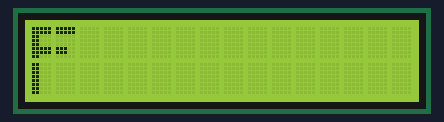
Recording of a sketch running on a simulated Arduino Uno, built with avr-gcc and run on an emulated ATmega328P. Shown: 16×2 character LCD.

Above: at 0.1 s.
At 0.6 s:
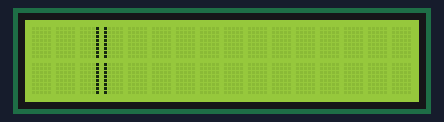
At 1.1 s:
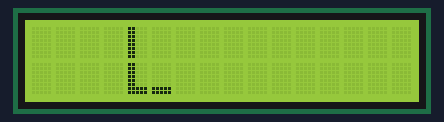
At 2.1 s:
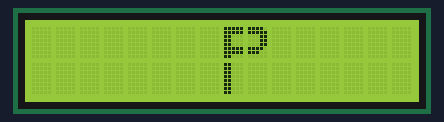
At 3.2 s:
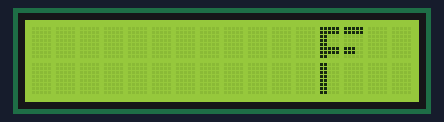
At 4.7 s:
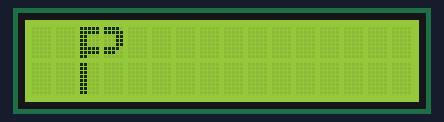

The sketch:

filipeplop.ino
```cpp
/*
Demonstrates the use a 16x2 LCD display.  The LiquidCrystal
library works with all LCD displays that are compatible with the Hitachi HD44780 driver.

This sketch is used for testing the lcd.createChar function.

TITLE: Thumbs Up

Demo by JO3RI

www.JO3RI.be/arduino
*/

// include the library code:
#include  <LiquidCrystal.h>

// initialize the library with the numbers of the interface pins:
LiquidCrystal lcd(8,9,4,5,6,7);

void setup() {
  // set up the LCD's number of columns and rows:
  lcd.begin(16,2);
  // clear the LCD screen:
  lcd.clear();
}

byte FAA[8] = {
  0b11111,
  0b11111,
  0b11000,
  0b11000,
  0b11000,
  0b11111,
  0b11111,
  0b11000
};
byte FBA[8] = {
  0b11000,
  0b11000,
  0b11000,
  0b11000,
  0b11000,
  0b11000,
  0b11000,
  0b11000
};
byte FAB[8] = {
  0b11111,
  0b11111,
  0b00000,
  0b00000,
  0b00000,
  0b11100,
  0b11100,
  0b00000
};
byte blank[8] = {
  0b00000,
  0b00000,
  0b00000,
  0b00000,
  0b00000,
  0b00000,
  0b00000,
  0b00000
};
byte IA[8] = {
  0b00001,
  0b00001,
  0b00001,
  0b00001,
  0b00001,
  0b00001,
  0b00001,
  0b00001
};
byte IB[8] = {
  0b10000,
  0b10000,
  0b10000,
  0b10000,
  0b10000,
  0b10000,
  0b10000,
  0b10000
};
byte LAA[8] = {
  0b11000,
  0b11000,
  0b11000,
  0b11000,
  0b11000,
  0b11000,
  0b11000,
  0b11000
};
byte LBA[8] = {
  0b11000,
  0b11000,
  0b11000,
  0b11000,
  0b11000,
  0b11000,
  0b11111,
  0b11111
};
byte LBB[8] = {
  0b00000,
  0b00000,
  0b00000,
  0b00000,
  0b00000,
  0b00000,
  0b11111,
  0b11111
};
byte PAB[8] = {
  0b11110,
  0b11111,
  0b00011,
  0b00011,
  0b00011,
  0b11110,
  0b11100,
  0b00000
};
byte EAA[8] = {
  0b11111,
  0b11111,
  0b11000,
  0b11000,
  0b11000,
  0b11000,
  0b11000,
  0b11111
};
byte EBA[8] = {
  0b11111,
  0b11000,
  0b11000,
  0b11000,
  0b11000,
  0b11000,
  0b11111,
  0b11111
};
byte EAB[8] = {
  0b11111,
  0b11111,
  0b00000,
  0b00000,
  0b00000,
  0b00000,
  0b00000,
  0b11100
};
byte EBB[8] = {
  0b11100,
  0b00000,
  0b00000,
  0b00000,
  0b00000,
  0b00000,
  0b11111,
  0b11111
};
byte OAA[8] = {
  0b01111,
  0b11111,
  0b11000,
  0b11000,
  0b11000,
  0b11000,
  0b11000,
  0b11000
};
byte OBA[8] = {
  0b11000,
  0b11000,
  0b11000,
  0b11000,
  0b11000,
  0b11000,
  0b11111,
  0b01111
};
byte OAB[8] = {
  0b11110,
  0b11111,
  0b00011,
  0b00011,
  0b00011,
  0b00011,
  0b00011,
  0b00011
};
byte OBB[8] = {
  0b00011,
  0b00011,
  0b00011,
  0b00011,
  0b00011,
  0b00011,
  0b11111,
  0b11110
};
void escreveLetra(byte AA[8],byte AB[8],byte BA[8],byte BB[8],int x, int y){
  lcd.createChar(0, AA);
  lcd.createChar(1, BA);
  lcd.createChar(2, AB);
  lcd.createChar(3, BB);
  lcd.setCursor(x,y);
  lcd.write((byte)0);
  lcd.setCursor(x,y+1);
  lcd.write((byte)1);
  lcd.setCursor(x+1,y);
  lcd.write((byte)2);
  lcd.setCursor(x+1,y+1);
  lcd.write((byte)3);
}
int interval = 500;
void loop(){
  escreveLetra(FAA,FAB,FBA,blank,0,0);
  delay(interval);
  lcd.clear();
  escreveLetra(IA,IB,IA,IB,2,0);
  delay(interval);
  lcd.clear();
  escreveLetra(LAA,blank,LBA,LBB,4,0);
  delay(interval);
  lcd.clear();
  escreveLetra(IA,IB,IA,IB,6,0);
  delay(interval);
  lcd.clear();
  escreveLetra(FAA,PAB,FBA,blank,8,0);
  delay(interval);
  lcd.clear();
  escreveLetra(EAA,EAB,EBA,EBB,10,0);
  delay(interval);
  lcd.clear();
  escreveLetra(FAA,FAB,FBA,blank,12,0);
  delay(interval);
  lcd.clear();
  escreveLetra(LAA,blank,LBA,LBB,14,0);
  delay(interval);
  lcd.clear();
  escreveLetra(OAA,OAB,OBA,OBB,0,0);
  delay(interval);
  lcd.clear();
  escreveLetra(FAA,PAB,FBA,blank,2,0);
  delay(interval);
  lcd.clear();
}
```

Measured:
- by itself, everything shown: repeats every 5.1 s, in 11 steps
- what the display in image 1 shows lasts 0.5 s, from 0.6 s to 1.1 s
